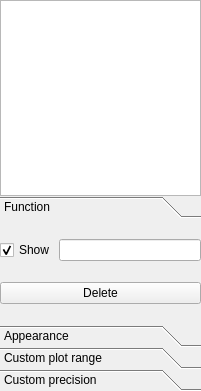
<?xml version="1.0" encoding="UTF-8"?>
<ui version="4.0">
 <class>FunctionsView</class>
 <widget class="QDockWidget" name="FunctionsView">
  <property name="geometry">
   <rect>
    <x>0</x>
    <y>0</y>
    <width>201</width>
    <height>391</height>
   </rect>
  </property>
  <property name="minimumSize">
   <size>
    <width>201</width>
    <height>391</height>
   </size>
  </property>
  <property name="features">
   <set>QDockWidget::DockWidgetFloatable|QDockWidget::DockWidgetMovable</set>
  </property>
  <property name="windowTitle">
   <string>DockWidget</string>
  </property>
  <widget class="QWidget" name="dockWidgetContents">
   <layout class="QVBoxLayout" name="verticalLayout">
    <property name="spacing">
     <number>0</number>
    </property>
    <property name="margin">
     <number>0</number>
    </property>
    <item>
     <widget class="QListWidget" name="m_funcList">
      <property name="lineWidth">
       <number>0</number>
      </property>
      <property name="viewMode">
       <enum>QListView::ListMode</enum>
      </property>
      <property name="wordWrap">
       <bool>false</bool>
      </property>
      <property name="selectionRectVisible">
       <bool>false</bool>
      </property>
      <property name="sortingEnabled">
       <bool>false</bool>
      </property>
     </widget>
    </item>
    <item>
     <widget class="QToolBox" name="m_toolBox">
      <property name="lineWidth">
       <number>0</number>
      </property>
      <property name="currentIndex">
       <number>0</number>
      </property>
      <property name="tabSpacing">
       <number>0</number>
      </property>
      <widget class="QWidget" name="page">
       <property name="geometry">
        <rect>
         <x>0</x>
         <y>0</y>
         <width>185</width>
         <height>72</height>
        </rect>
       </property>
       <attribute name="label">
        <string>Function</string>
       </attribute>
       <layout class="QGridLayout" name="gridLayout">
        <property name="margin">
         <number>0</number>
        </property>
        <property name="spacing">
         <number>0</number>
        </property>
        <item row="0" column="0">
         <widget class="QCheckBox" name="m_showCheck">
          <property name="text">
           <string>Show </string>
          </property>
          <property name="checked">
           <bool>true</bool>
          </property>
         </widget>
        </item>
        <item row="0" column="1">
         <widget class="QLineEdit" name="m_funcEdit"/>
        </item>
        <item row="1" column="0" colspan="2">
         <widget class="QPushButton" name="m_delButton">
          <property name="text">
           <string>Delete</string>
          </property>
         </widget>
        </item>
       </layout>
      </widget>
      <widget class="QWidget" name="page_2">
       <property name="geometry">
        <rect>
         <x>0</x>
         <y>0</y>
         <width>185</width>
         <height>72</height>
        </rect>
       </property>
       <attribute name="label">
        <string>Appearance</string>
       </attribute>
       <layout class="QGridLayout" name="gridLayout_2">
        <property name="sizeConstraint">
         <enum>QLayout::SetDefaultConstraint</enum>
        </property>
        <property name="margin">
         <number>0</number>
        </property>
        <property name="spacing">
         <number>0</number>
        </property>
        <item row="1" column="0">
         <widget class="QLabel" name="label">
          <property name="text">
           <string>Style:</string>
          </property>
         </widget>
        </item>
        <item row="1" column="1" colspan="2">
         <widget class="QComboBox" name="m_styleCombo">
          <item>
           <property name="text">
            <string>Solid</string>
           </property>
          </item>
          <item>
           <property name="text">
            <string>Dash</string>
           </property>
          </item>
          <item>
           <property name="text">
            <string>Dot</string>
           </property>
          </item>
          <item>
           <property name="text">
            <string>Dash Dot</string>
           </property>
          </item>
          <item>
           <property name="text">
            <string>Dash Dot Dot</string>
           </property>
          </item>
         </widget>
        </item>
        <item row="2" column="1" colspan="2">
         <widget class="QPushButton" name="m_colButton">
          <property name="text">
           <string/>
          </property>
         </widget>
        </item>
        <item row="2" column="0">
         <widget class="QLabel" name="label_2">
          <property name="text">
           <string>Color:</string>
          </property>
         </widget>
        </item>
        <item row="3" column="0">
         <widget class="QLabel" name="label_3">
          <property name="text">
           <string>Width:</string>
          </property>
         </widget>
        </item>
        <item row="3" column="1" colspan="2">
         <widget class="QSpinBox" name="m_widthSpin">
          <property name="suffix">
           <string> px</string>
          </property>
          <property name="minimum">
           <number>1</number>
          </property>
          <property name="maximum">
           <number>1000</number>
          </property>
         </widget>
        </item>
       </layout>
      </widget>
      <widget class="QWidget" name="page_3">
       <property name="geometry">
        <rect>
         <x>0</x>
         <y>0</y>
         <width>185</width>
         <height>72</height>
        </rect>
       </property>
       <attribute name="label">
        <string>Custom plot range</string>
       </attribute>
       <layout class="QGridLayout" name="gridLayout_3">
        <property name="margin">
         <number>0</number>
        </property>
        <property name="spacing">
         <number>0</number>
        </property>
        <item row="0" column="0" colspan="2">
         <widget class="QCheckBox" name="m_minCheck">
          <property name="text">
           <string>Min:</string>
          </property>
         </widget>
        </item>
        <item row="1" column="0">
         <widget class="QCheckBox" name="m_maxCheck">
          <property name="text">
           <string>Max:</string>
          </property>
         </widget>
        </item>
        <item row="0" column="2">
         <widget class="QDoubleSpinBox" name="m_minSpin">
          <property name="minimum">
           <double>-1000000000.000000000000000</double>
          </property>
          <property name="maximum">
           <double>1000000000.000000000000000</double>
          </property>
         </widget>
        </item>
        <item row="1" column="2">
         <widget class="QDoubleSpinBox" name="m_maxSpin">
          <property name="minimum">
           <double>-1000000000.000000000000000</double>
          </property>
          <property name="maximum">
           <double>1000000000.000000000000000</double>
          </property>
          <property name="value">
           <double>10.000000000000000</double>
          </property>
         </widget>
        </item>
       </layout>
      </widget>
      <widget class="QWidget" name="page_4">
       <property name="geometry">
        <rect>
         <x>0</x>
         <y>0</y>
         <width>185</width>
         <height>72</height>
        </rect>
       </property>
       <attribute name="label">
        <string>Custom precision</string>
       </attribute>
       <layout class="QHBoxLayout" name="horizontalLayout">
        <property name="spacing">
         <number>0</number>
        </property>
        <property name="margin">
         <number>0</number>
        </property>
        <item>
         <widget class="QCheckBox" name="m_precCheck">
          <property name="text">
           <string>Precision:</string>
          </property>
         </widget>
        </item>
        <item>
         <widget class="QDoubleSpinBox" name="m_precSpin">
          <property name="decimals">
           <number>2</number>
          </property>
          <property name="minimum">
           <double>0.010000000000000</double>
          </property>
          <property name="maximum">
           <double>10.000000000000000</double>
          </property>
          <property name="singleStep">
           <double>0.010000000000000</double>
          </property>
          <property name="value">
           <double>0.050000000000000</double>
          </property>
         </widget>
        </item>
       </layout>
      </widget>
     </widget>
    </item>
   </layout>
  </widget>
 </widget>
 <resources/>
 <connections/>
</ui>
